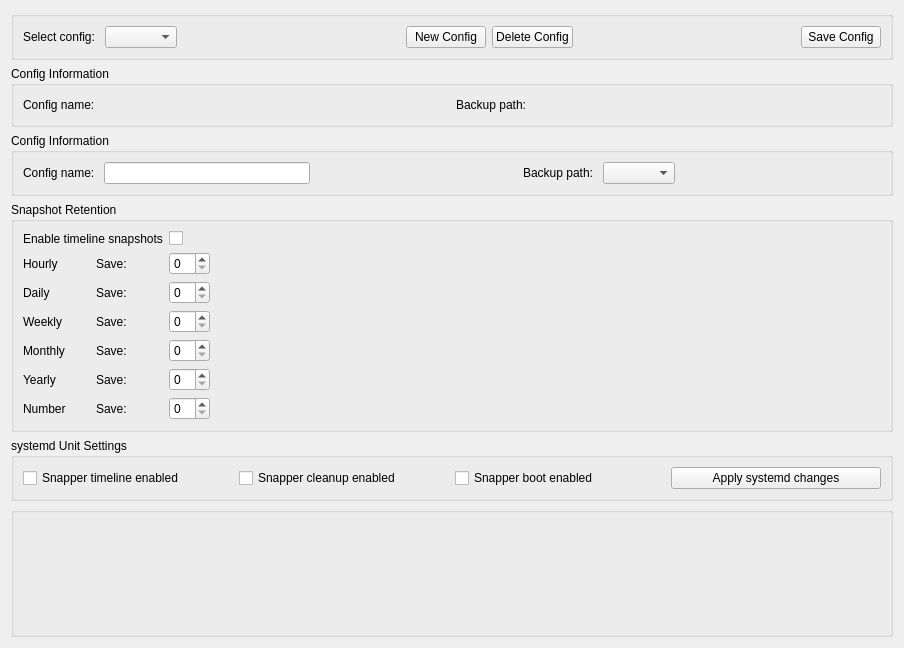
          <widget class="QWidget" name="scrollAreaWidgetContents_6">
           <property name="geometry">
            <rect>
             <x>0</x>
             <y>0</y>
             <width>904</width>
             <height>648</height>
            </rect>
           </property>
           <layout class="QVBoxLayout" name="verticalLayout_2">
            <item>
             <widget class="QGroupBox" name="groupBox_snapperConfigCrud">
              <property name="title">
               <string notr="true"/>
              </property>
              <layout class="QHBoxLayout" name="horizontalLayout_3">
               <item>
                <widget class="QLabel" name="label_6">
                 <property name="text">
                  <string>Select config: </string>
                 </property>
                </widget>
               </item>
               <item>
                <widget class="QComboBox" name="comboBox_snapperConfigSettings"/>
               </item>
               <item>
                <spacer name="horizontalSpacer_10">
                 <property name="orientation">
                  <enum>Qt::Horizontal</enum>
                 </property>
                 <property name="sizeHint" stdset="0">
                  <size>
                   <width>40</width>
                   <height>20</height>
                  </size>
                 </property>
                </spacer>
               </item>
               <item>
                <widget class="QPushButton" name="pushButton_snapperNewConfig">
                 <property name="text">
                  <string>New Config</string>
                 </property>
                </widget>
               </item>
               <item>
                <widget class="QPushButton" name="pushButton_snapperDeleteConfig">
                 <property name="text">
                  <string>Delete Config</string>
                 </property>
                </widget>
               </item>
               <item>
                <spacer name="horizontalSpacer_11">
                 <property name="orientation">
                  <enum>Qt::Horizontal</enum>
                 </property>
                 <property name="sizeHint" stdset="0">
                  <size>
                   <width>40</width>
                   <height>20</height>
                  </size>
                 </property>
                </spacer>
               </item>
               <item>
                <widget class="QPushButton" name="pushButton_snapperSaveConfig">
                 <property name="text">
                  <string>Save Config</string>
                 </property>
                </widget>
               </item>
              </layout>
             </widget>
            </item>
            <item>
             <widget class="QGroupBox" name="groupBox_snapperConfigDisplay">
              <property name="title">
               <string>Config Information</string>
              </property>
              <layout class="QHBoxLayout" name="horizontalLayout_4">
               <item>
                <widget class="QLabel" name="label_snapperConfigName">
                 <property name="text">
                  <string>Config name: </string>
                 </property>
                </widget>
               </item>
               <item>
                <widget class="QLabel" name="label_snapperConfigNameValue">
                 <property name="text">
                  <string notr="true"/>
                 </property>
                </widget>
               </item>
               <item>
                <spacer name="horizontalSpacer_12">
                 <property name="orientation">
                  <enum>Qt::Horizontal</enum>
                 </property>
                 <property name="sizeHint" stdset="0">
                  <size>
                   <width>40</width>
                   <height>20</height>
                  </size>
                 </property>
                </spacer>
               </item>
               <item>
                <widget class="QLabel" name="label_snapperBackupPath">
                 <property name="text">
                  <string>Backup path: </string>
                 </property>
                </widget>
               </item>
               <item>
                <widget class="QLabel" name="label_snapperBackupPathValue">
                 <property name="text">
                  <string notr="true"/>
                 </property>
                </widget>
               </item>
               <item>
                <spacer name="horizontalSpacer_13">
                 <property name="orientation">
                  <enum>Qt::Horizontal</enum>
                 </property>
                 <property name="sizeHint" stdset="0">
                  <size>
                   <width>40</width>
                   <height>20</height>
                  </size>
                 </property>
                </spacer>
               </item>
              </layout>
             </widget>
            </item>
            <item>
             <widget class="QGroupBox" name="groupBox_snapperConfigEdit">
              <property name="title">
               <string>Config Information</string>
              </property>
              <layout class="QHBoxLayout" name="horizontalLayout_7">
               <item>
                <widget class="QLabel" name="label_snapperName">
                 <property name="text">
                  <string>Config name: </string>
                 </property>
                </widget>
               </item>
               <item>
                <widget class="QLineEdit" name="lineEdit_snapperName">
                 <property name="maxLength">
                  <number>20</number>
                 </property>
                </widget>
               </item>
               <item>
                <spacer name="horizontalSpacer_14">
                 <property name="orientation">
                  <enum>Qt::Horizontal</enum>
                 </property>
                 <property name="sizeHint" stdset="0">
                  <size>
                   <width>40</width>
                   <height>20</height>
                  </size>
                 </property>
                </spacer>
               </item>
               <item>
                <widget class="QLabel" name="label_backupPath">
                 <property name="text">
                  <string>Backup path: </string>
                 </property>
                </widget>
               </item>
               <item>
                <widget class="QComboBox" name="comboBox_snapperPath">
                 <property name="sizeAdjustPolicy">
                  <enum>QComboBox::AdjustToContents</enum>
                 </property>
                </widget>
               </item>
               <item>
                <spacer name="horizontalSpacer_15">
                 <property name="orientation">
                  <enum>Qt::Horizontal</enum>
                 </property>
                 <property name="sizeHint" stdset="0">
                  <size>
                   <width>40</width>
                   <height>20</height>
                  </size>
                 </property>
                </spacer>
               </item>
              </layout>
             </widget>
            </item>
            <item>
             <widget class="QGroupBox" name="groupBox_snapperConfigSettings">
              <property name="sizePolicy">
               <sizepolicy hsizetype="Preferred" vsizetype="Expanding">
                <horstretch>0</horstretch>
                <verstretch>0</verstretch>
               </sizepolicy>
              </property>
              <property name="title">
               <string>Snapshot Retention</string>
              </property>
              <layout class="QGridLayout" name="gridLayout_27">
               <item row="4" column="1">
                <widget class="QLabel" name="label_snapperSave4">
                 <property name="text">
                  <string>Save: </string>
                 </property>
                </widget>
               </item>
               <item row="3" column="0">
                <widget class="QLabel" name="label_snapperWeekly">
                 <property name="text">
                  <string>Weekly</string>
                 </property>
                </widget>
               </item>
               <item row="5" column="1">
                <widget class="QLabel" name="label_snapperSave5">
                 <property name="text">
                  <string>Save: </string>
                 </property>
                </widget>
               </item>
               <item row="5" column="2">
                <widget class="QSpinBox" name="spinBox_snapperYearly"/>
               </item>
               <item row="2" column="2">
                <widget class="QSpinBox" name="spinBox_snapperDaily"/>
               </item>
               <item row="1" column="0">
                <widget class="QLabel" name="label_snapperHourly">
                 <property name="text">
                  <string>Hourly</string>
                 </property>
                </widget>
               </item>
               <item row="5" column="0">
                <widget class="QLabel" name="label_snapperYearly">
                 <property name="text">
                  <string>Yearly</string>
                 </property>
                </widget>
               </item>
               <item row="1" column="2">
                <widget class="QSpinBox" name="spinBox_snapperHourly"/>
               </item>
               <item row="4" column="0">
                <widget class="QLabel" name="label_snapperMonthly">
                 <property name="text">
                  <string>Monthly</string>
                 </property>
                </widget>
               </item>
               <item row="2" column="0">
                <widget class="QLabel" name="label_snapperDaily">
                 <property name="text">
                  <string>Daily</string>
                 </property>
                </widget>
               </item>
               <item row="4" column="2">
                <widget class="QSpinBox" name="spinBox_snapperMonthly"/>
               </item>
               <item row="2" column="1">
                <widget class="QLabel" name="label_snapperSave2">
                 <property name="text">
                  <string>Save: </string>
                 </property>
                </widget>
               </item>
               <item row="3" column="2">
                <widget class="QSpinBox" name="spinBox_snapperWeekly"/>
               </item>
               <item row="3" column="1">
                <widget class="QLabel" name="label_snapperSave3">
                 <property name="text">
                  <string>Save: </string>
                 </property>
                </widget>
               </item>
               <item row="1" column="1">
                <widget class="QLabel" name="label_snapperSave1">
                 <property name="text">
                  <string>Save: </string>
                 </property>
                </widget>
               </item>
               <item row="2" column="3">
                <spacer name="horizontalSpacer_16">
                 <property name="orientation">
                  <enum>Qt::Horizontal</enum>
                 </property>
                 <property name="sizeHint" stdset="0">
                  <size>
                   <width>40</width>
                   <height>20</height>
                  </size>
                 </property>
                </spacer>
               </item>
               <item row="6" column="0">
                <widget class="QLabel" name="label_snapperNumber">
                 <property name="text">
                  <string>Number</string>
                 </property>
                </widget>
               </item>
               <item row="6" column="1">
                <widget class="QLabel" name="label_snapperSave6">
                 <property name="text">
                  <string>Save:</string>
                 </property>
                </widget>
               </item>
               <item row="6" column="2">
                <widget class="QSpinBox" name="spinBox_snapperNumber"/>
               </item>
               <item row="0" column="2">
                <widget class="QCheckBox" name="checkBox_snapperEnableTimeline">
                 <property name="text">
                  <string/>
                 </property>
                </widget>
               </item>
               <item row="0" column="0" colspan="2">
                <widget class="QLabel" name="label_snapperEnableTimeline">
                 <property name="text">
                  <string>Enable timeline snapshots</string>
                 </property>
                </widget>
               </item>
              </layout>
             </widget>
            </item>
            <item>
             <widget class="QGroupBox" name="groupBox_snapperUnits">
              <property name="sizePolicy">
               <sizepolicy hsizetype="MinimumExpanding" vsizetype="Minimum">
                <horstretch>0</horstretch>
                <verstretch>0</verstretch>
               </sizepolicy>
              </property>
              <property name="title">
               <string>systemd Unit Settings</string>
              </property>
              <layout class="QHBoxLayout" name="horizontalLayout_6">
               <item>
                <widget class="QCheckBox" name="checkBox_snapperTimeline">
                 <property name="text">
                  <string>Snapper timeline enabled</string>
                 </property>
                 <property name="actionType" stdset="0">
                  <string notr="true">service</string>
                 </property>
                 <property name="actionData" stdset="0">
                  <string notr="true">snapper-timeline.timer</string>
                 </property>
                </widget>
               </item>
               <item>
                <widget class="QCheckBox" name="checkBox_snapperCleanup">
                 <property name="text">
                  <string>Snapper cleanup enabled</string>
                 </property>
                 <property name="actionType" stdset="0">
                  <string notr="true">service</string>
                 </property>
                 <property name="actionData" stdset="0">
                  <string notr="true">snapper-cleanup.timer</string>
                 </property>
                </widget>
               </item>
               <item>
                <widget class="QCheckBox" name="checkBox_snapperBoot">
                 <property name="text">
                  <string>Snapper boot enabled</string>
                 </property>
                 <property name="actionType" stdset="0">
                  <string notr="true">service</string>
                 </property>
                 <property name="actionData" stdset="0">
                  <string notr="true">snapper-boot.timer</string>
                 </property>
                </widget>
               </item>
               <item>
                <widget class="QPushButton" name="pushButton_snapperUnitsApply">
                 <property name="maximumSize">
                  <size>
                   <width>1000</width>
                   <height>16777215</height>
                  </size>
                 </property>
                 <property name="text">
                  <string>Apply systemd changes</string>
                 </property>
                </widget>
               </item>
              </layout>
             </widget>
            </item>
            <item>
             <widget class="QGroupBox" name="groupBox_2">
              <property name="sizePolicy">
               <sizepolicy hsizetype="Preferred" vsizetype="Expanding">
                <horstretch>0</horstretch>
                <verstretch>0</verstretch>
               </sizepolicy>
              </property>
              <property name="title">
               <string/>
              </property>
             </widget>
            </item>
           </layout>
          </widget>
